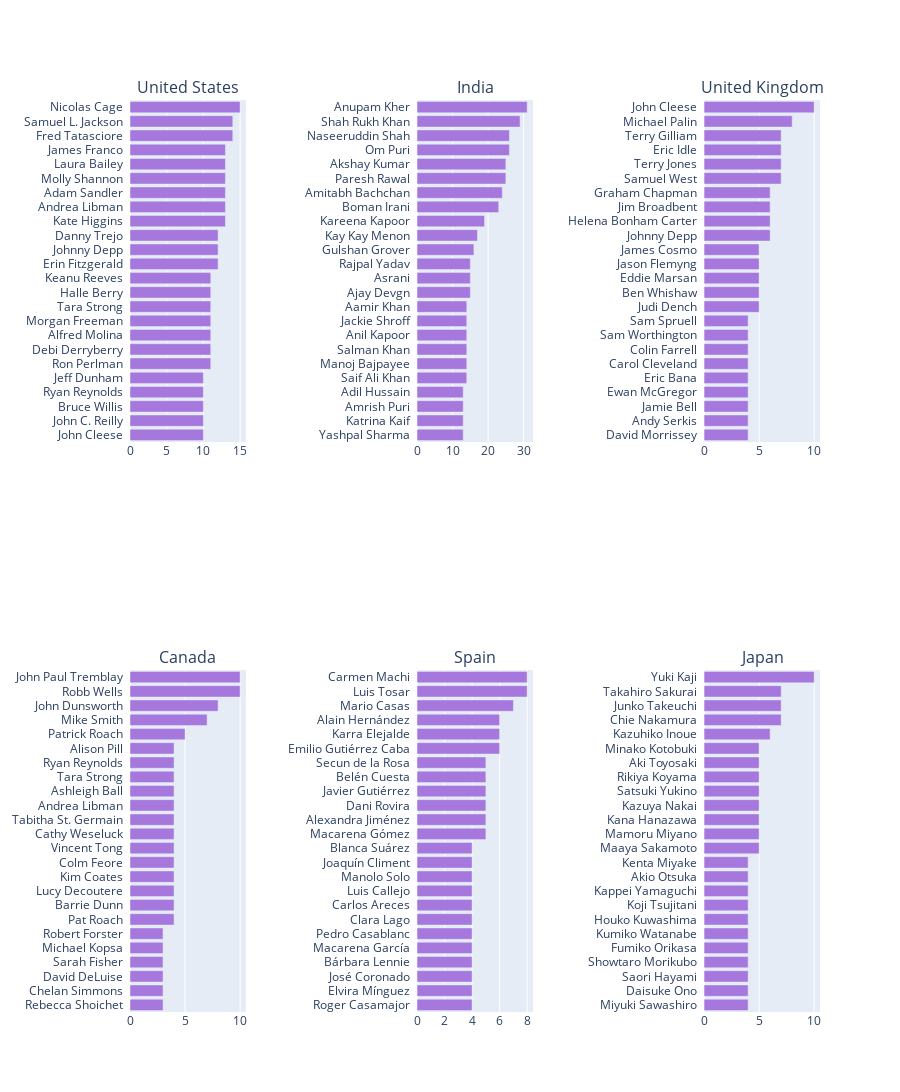

The notebook cell saved with this chart:
### Code cell
#TOP ACTORS IN MOVIES
def country_trace(country, flag = "movie"):
    netflix_df["from_us"] = netflix_df['country'].fillna("").apply(lambda x : 1 if country.lower() in x.lower() else 0)
    small = netflix_df[netflix_df["from_us"] == 1]
    if flag == "movie":
        small = small[small["duration"] != ""]
    else:
        small = small[small["season_count"] != ""]
    cast = ", ".join(small['cast'].fillna("")).split(", ")
    tags = Counter(cast).most_common(25)
    tags = [_ for _ in tags if "" != _[0]]

    labels, values = [_[0]+"  " for _ in tags], [_[1] for _ in tags]
    trace = go.Bar(y=labels[::-1], x=values[::-1], orientation="h", name="", marker=dict(color="#a678de"))
    return trace

from plotly.subplots import make_subplots
traces = []
titles = ["United States", "","India","", "United Kingdom", "Canada","", "Spain","", "Japan"]
for title in titles:
    if title != "":
        traces.append(country_trace(title))

fig = make_subplots(rows=2, cols=5, subplot_titles=titles)
fig.add_trace(traces[0], 1,1)
fig.add_trace(traces[1], 1,3)
fig.add_trace(traces[2], 1,5)
fig.add_trace(traces[3], 2,1)
fig.add_trace(traces[4], 2,3)
fig.add_trace(traces[5], 2,5)

fig.update_layout(height=1200, showlegend=False)
fig.show()

### Figure 1 — Plotly figure (JSON) as saved in the notebook; plotly's stock layout.template omitted (floating-point values rounded to 4 significant figures)
{"data": [{"marker": {"color": "#a678de"}, "name": "", "orientation": "h", "type": "bar", "x": [10, 10, 10, 10, 10, 11, 11, 11, 11, 11, 11, 11, 12, 12, 12, 13, 13, 13, 13, 13, 13, 14, 14, 15], "xaxis": "x", "y": ["John Cleese  ", "John C. Reilly  ", "Bruce Willis  ", "Ryan Reynolds  ", "Jeff Dunham  ", "Ron Perlman  ", "Debi Derryberry  ", "Alfred Molina  ", "Morgan Freeman  ", "Tara Strong  ", "Halle Berry  ", "Keanu Reeves  ", "Erin Fitzgerald  ", "Johnny Depp  ", "Danny Trejo  ", "Kate Higgins  ", "Andrea Libman  ", "Adam Sandler  ", "Molly Shannon  ", "Laura Bailey  ", "James Franco  ", "Fred Tatasciore  ", "Samuel L. Jackson  ", "Nicolas Cage  "], "yaxis": "y"}, {"marker": {"color": "#a678de"}, "name": "", "orientation": "h", "type": "bar", "x": [13, 13, 13, 13, 14, 14, 14, 14, 14, 14, 15, 15, 15, 16, 17, 19, 23, 24, 25, 25, 26, 26, 29, 31], "xaxis": "x3", "y": ["Yashpal Sharma  ", "Katrina Kaif  ", "Amrish Puri  ", "Adil Hussain  ", "Saif Ali Khan  ", "Manoj Bajpayee  ", "Salman Khan  ", "Anil Kapoor  ", "Jackie Shroff  ", "Aamir Khan  ", "Ajay Devgn  ", "Asrani  ", "Rajpal Yadav  ", "Gulshan Grover  ", "Kay Kay Menon  ", "Kareena Kapoor  ", "Boman Irani  ", "Amitabh Bachchan  ", "Paresh Rawal  ", "Akshay Kumar  ", "Om Puri  ", "Naseeruddin Shah  ", "Shah Rukh Khan  ", "Anupam Kher  "], "yaxis": "y3"}, {"marker": {"color": "#a678de"}, "name": "", "orientation": "h", "type": "bar", "x": [4, 4, 4, 4, 4, 4, 4, 4, 4, 5, 5, 5, 5, 5, 6, 6, 6, 6, 7, 7, 7, 7, 8, 10], "xaxis": "x5", "y": ["David Morrissey  ", "Andy Serkis  ", "Jamie Bell  ", "Ewan McGregor  ", "Eric Bana  ", "Carol Cleveland  ", "Colin Farrell  ", "Sam Worthington  ", "Sam Spruell  ", "Judi Dench  ", "Ben Whishaw  ", "Eddie Marsan  ", "Jason Flemyng  ", "James Cosmo  ", "Johnny Depp  ", "Helena Bonham Carter  ", "Jim Broadbent  ", "Graham Chapman  ", "Samuel West  ", "Terry Jones  ", "Eric Idle  ", "Terry Gilliam  ", "Michael Palin  ", "John Cleese  "], "yaxis": "y5"}, {"marker": {"color": "#a678de"}, "name": "", "orientation": "h", "type": "bar", "x": [3, 3, 3, 3, 3, 3, 4, 4, 4, 4, 4, 4, 4, 4, 4, 4, 4, 4, 4, 5, 7, 8, 10, 10], "xaxis": "x6", "y": ["Rebecca Shoichet  ", "Chelan Simmons  ", "David DeLuise  ", "Sarah Fisher  ", "Michael Kopsa  ", "Robert Forster  ", "Pat Roach  ", "Barrie Dunn  ", "Lucy Decoutere  ", "Kim Coates  ", "Colm Feore  ", "Vincent Tong  ", "Cathy Weseluck  ", "Tabitha St. Germain  ", "Andrea Libman  ", "Ashleigh Ball  ", "Tara Strong  ", "Ryan Reynolds  ", "Alison Pill  ", "Patrick Roach  ", "Mike Smith  ", "John Dunsworth  ", "Robb Wells  ", "John Paul Tremblay  "], "yaxis": "y6"}, {"marker": {"color": "#a678de"}, "name": "", "orientation": "h", "type": "bar", "x": [4, 4, 4, 4, 4, 4, 4, 4, 4, 4, 4, 4, 5, 5, 5, 5, 5, 5, 6, 6, 6, 7, 8, 8], "xaxis": "x8", "y": ["Roger Casamajor  ", "Elvira Mínguez  ", "José Coronado  ", "Bárbara Lennie  ", "Macarena García  ", "Pedro Casablanc  ", "Clara Lago  ", "Carlos Areces  ", "Luis Callejo  ", "Manolo Solo  ", "Joaquín Climent  ", "Blanca Suárez  ", "Macarena Gómez  ", "Alexandra Jiménez  ", "Dani Rovira  ", "Javier Gutiérrez  ", "Belén Cuesta  ", "Secun de la Rosa  ", "Emilio Gutiérrez Caba  ", "Karra Elejalde  ", "Alain Hernández  ", "Mario Casas  ", "Luis Tosar  ", "Carmen Machi  "], "yaxis": "y8"}, {"marker": {"color": "#a678de"}, "name": "", "orientation": "h", "type": "bar", "x": [4, 4, 4, 4, 4, 4, 4, 4, 4, 4, 4, 5, 5, 5, 5, 5, 5, 5, 5, 6, 7, 7, 7, 10], "xaxis": "x10", "y": ["Miyuki Sawashiro  ", "Daisuke Ono  ", "Saori Hayami  ", "Showtaro Morikubo  ", "Fumiko Orikasa  ", "Kumiko Watanabe  ", "Houko Kuwashima  ", "Koji Tsujitani  ", "Kappei Yamaguchi  ", "Akio Otsuka  ", "Kenta Miyake  ", "Maaya Sakamoto  ", "Mamoru Miyano  ", "Kana Hanazawa  ", "Kazuya Nakai  ", "Satsuki Yukino  ", "Rikiya Koyama  ", "Aki Toyosaki  ", "Minako Kotobuki  ", "Kazuhiko Inoue  ", "Chie Nakamura  ", "Junko Takeuchi  ", "Takahiro Sakurai  ", "Yuki Kaji  "], "yaxis": "y10"}], "layout": {"annotations": [{"font": {"size": 16}, "showarrow": false, "text": "United States", "x": 0.084, "xanchor": "center", "xref": "paper", "y": 1, "yanchor": "bottom", "yref": "paper"}, {"font": {"size": 16}, "showarrow": false, "text": "India", "x": 0.5, "xanchor": "center", "xref": "paper", "y": 1, "yanchor": "bottom", "yref": "paper"}, {"font": {"size": 16}, "showarrow": false, "text": "United Kingdom", "x": 0.916, "xanchor": "center", "xref": "paper", "y": 1, "yanchor": "bottom", "yref": "paper"}, {"font": {"size": 16}, "showarrow": false, "text": "Canada", "x": 0.084, "xanchor": "center", "xref": "paper", "y": 0.375, "yanchor": "bottom", "yref": "paper"}, {"font": {"size": 16}, "showarrow": false, "text": "Spain", "x": 0.5, "xanchor": "center", "xref": "paper", "y": 0.375, "yanchor": "bottom", "yref": "paper"}, {"font": {"size": 16}, "showarrow": false, "text": "Japan", "x": 0.916, "xanchor": "center", "xref": "paper", "y": 0.375, "yanchor": "bottom", "yref": "paper"}], "height": 1200, "showlegend": false, "xaxis": {"anchor": "y", "domain": [0, 0.168]}, "xaxis10": {"anchor": "y10", "domain": [0.832, 1]}, "xaxis2": {"anchor": "y2", "domain": [0.208, 0.376]}, "xaxis3": {"anchor": "y3", "domain": [0.416, 0.584]}, "xaxis4": {"anchor": "y4", "domain": [0.624, 0.792]}, "xaxis5": {"anchor": "y5", "domain": [0.832, 1]}, "xaxis6": {"anchor": "y6", "domain": [0, 0.168]}, "xaxis7": {"anchor": "y7", "domain": [0.208, 0.376]}, "xaxis8": {"anchor": "y8", "domain": [0.416, 0.584]}, "xaxis9": {"anchor": "y9", "domain": [0.624, 0.792]}, "yaxis": {"anchor": "x", "domain": [0.625, 1]}, "yaxis10": {"anchor": "x10", "domain": [0, 0.375]}, "yaxis2": {"anchor": "x2", "domain": [0.625, 1]}, "yaxis3": {"anchor": "x3", "domain": [0.625, 1]}, "yaxis4": {"anchor": "x4", "domain": [0.625, 1]}, "yaxis5": {"anchor": "x5", "domain": [0.625, 1]}, "yaxis6": {"anchor": "x6", "domain": [0, 0.375]}, "yaxis7": {"anchor": "x7", "domain": [0, 0.375]}, "yaxis8": {"anchor": "x8", "domain": [0, 0.375]}, "yaxis9": {"anchor": "x9", "domain": [0, 0.375]}}}
